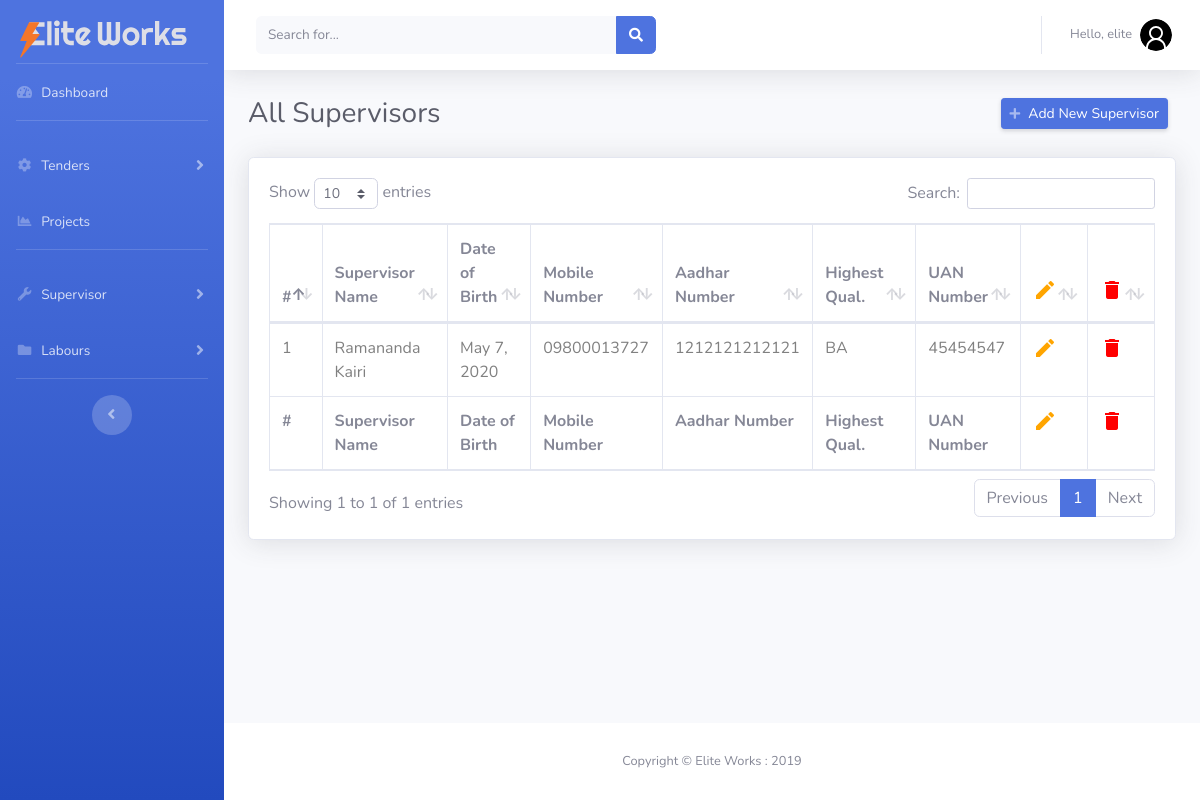
Page /supervisors/ (signed in) on the committed database.
### manpower/models.py (models this page shows, shortened)
class SuperVisors(models.Model):
    username = models.CharField(
        'Username', max_length=50, blank=False, unique=True)
    password = models.CharField('Password', max_length=50, blank=False)
    re_password = models.CharField(
        'Confirm Password', max_length=50, blank=False)
    name = models.CharField('Supervisor Name', max_length=250, blank=False)
    dateofbirth = models.DateField('Date of Birth', default=timezone.now)
    image = models.FileField('Profile Picture', blank=False, null=False)
    mobile_number = models.CharField('Mobile Number', max_length=15)
    alter_number = models.CharField('Alternate Number', max_length=15)
    email = models.EmailField(
        'Email Address', null=True, blank=True, unique=True)
    address = models.CharField('Supervisor Address', max_length=500)
    resume = models.FileField(
        'Upload Supervisor Resume', blank=False, null=False)
    aadhar_number = models.CharField('Aadhar Number', max_length=20)
    aadhar_photo = models.FileField(
        'Aadhar Card Scan Copy', blank=False, null=False)
    pan_number = models.CharField('PAN Card Number', max_length=20)
    pan_photo = models.FileField('PAN Card Scan Copy', blank=False, null=False)
    highest_qual = models.CharField('Highest Qualifications', max_length=200)
    highest_qual_photo = models.FileField(
        'Proof of Highest Qualification', blank=False)
    ten_certi = models.FileField('10th Certificate', blank=False)
    twelve_certi = models.FileField('12th Certificate', blank=False)
    tech_certificate_name = models.CharField(
        'Technical Certificate Name', max_length=300)
    tech_certi = models.FileField('Technical Certificate', blank=False)
    UAN_number = models.CharField('UAN Number', max_length=200)
    is_employee = models.BooleanField(
        'Is Supervisor is Employee of Elite Works')
    class Meta:
        verbose_name = 'Supervisors List'
        verbose_name_plural = 'Supervisors List'

### manpower/views.py (the view)
# urls.py: path('supervisors/', views.supervisors, name='supervisors'),
@login_required
def supervisors(request):
    super_count = len(SuperVisors.objects.all())
    all_super = SuperVisors.objects.all()
    context = {'all_super': all_super, 'super_count': super_count}
    return render(request, 'manpower/supervisors.html', context)

### manpower/templates/manpower/supervisors.html (shortened to what this page needs)
{% extends 'manpower/base.html' %}
{% block content %}
<div class="container-fluid">
    <div class="d-sm-flex align-items-center justify-content-between mb-4">
        <h1 class="h3 mb-0 text-gray-800">All Supervisors</h1>
        <a href="{% url 'create_supervisor' %}"
            class="d-xs-block my-1 mr-2 px-2 d-sm-inline-block btn btn-sm btn-primary shadow-sm"><i
                class="fas fa-plus fa-sm text-white-50 pr-2"></i>Add New Supervisor</a>
    </div>
    <div class="card shadow mb-4">
        <div class="card-body">
            <table class="table table-bordered" id="dataTable" width="100%" cellspacing="0">
                <thead>
                    <tr>
                        <th>#</th>
                        <th>Supervisor Name</th>
                        <th>Date of Birth</th>
                        <th>Mobile Number</th>
                        <th>Aadhar Number</th>
                        <th>Highest Qual.</th>
                        <th>UAN Number</th>
                        <th><i class="material-icons update">edit</i></th>
                        <th><i class="material-icons delete">delete</i></th>
                    </tr>
                </thead>
                <tfoot>
                    <tr>
                        <th>#</th>
                        <th>Supervisor Name</th>
                        <th>Date of Birth</th>
                        <th>Mobile Number</th>
                        <th>Aadhar Number</th>
                        <th>Highest Qual.</th>
                        <th>UAN Number</th>
                        <th><i class="material-icons update">edit</i></th>
                        <th><i class="material-icons delete">delete</i></th>
                    </tr>
                </tfoot>
                <tbody>
                    {% for super in all_super  %}
                    <tr>
                        <th>{{forloop.counter}}</th>
                        <th>{{super.name}}</th>
                        <th>{{super.dateofbirth}}</th>
                        <th>{{super.mobile_number}}</th>
                        <th>{{super.aadhar_number}}</th>
                        <th>{{super.highest_qual}}</th>
                        <th>{{super.UAN_number}}</th>
                        <th><a href="{% url 'edit_supervisor' super.id %}"><i class="material-icons update">edit</i></a>
                        </th>
                        <th><a href="{% url 'detete_supervisor' super.id %}"><i
                                    class="material-icons delete">delete</i></a>
                        </th>
                    </tr>
                    {% endfor %}
                </tbody>
            </table>
        </div>
    </div>
</div>
{% endblock content %}

### manpower/templates/manpower/base.html (shortened to what this page needs)
{% load static %}
{% url 'dashboard' as dashboard %}
{% url 'tender' as tender %}
{% url 'suprervisor' as suprervisor %}
{% url 'labour' as labour %}
<!DOCTYPE html>
<html lang="en">
<head>
    <link href="{% static 'vendor/fontawesome-free/css/all.min.css' %}" rel="stylesheet" type="text/css">
    <link rel="stylesheet"
        href="https://cdn.jsdelivr.net/npm/bootstrap-select@1.13.14/dist/css/bootstrap-select.min.css">
    <link href="{% static 'css/sb-admin-2.min.css' %}" rel="stylesheet">
    <link href="{% static 'css/main.css' %}" rel="stylesheet">
    <link href="{% static 'vendor/datatables/dataTables.bootstrap4.min.css' %}" rel="stylesheet">
</head>
<body id="page-top">
    <div id="wrapper">
        <ul class="navbar-nav bg-gradient-primary sidebar sidebar-dark accordion" id="accordionSidebar">
            <div class="logo">
                <a class="navbar-brand" href="{% url 'dashboard' %}">
                    <img src="{% static 'img/elite_works_logo.svg' %}" alt="Elite Works Logo">
                </a>
            </div>
            <hr class="sidebar-divider my-0">
            <li class="nav-item {% if request.path == dashboard %} active {%endif%}">
                <a class="nav-link" href="{% url 'dashboard' %}">
                    <i class="fas fa-fw fa-tachometer-alt"></i>
                    <span>Dashboard</span></a>
            </li>
            <hr class="sidebar-divider">
            <li class="nav-item {% if request.path == tender %} active {%endif%}">
                <a class="nav-link collapsed" href="{% url 'tenders'  %}" data-toggle="collapse"
                    data-target="#collapseTwo" aria-expanded="true" aria-controls="collapseTwo">
                    <i class="fas fa-fw fa-cog"></i>
                    <span>Tenders</span>
                </a>
            </li>
            <li class="nav-item {% if request.path == project %} active {%endif%}">
                <a class="nav-link" href="{% url 'projects' %}">
                    <i class="fas fa-fw fa-chart-area"></i>
                    <span>Projects</span></a>
            </li>
            <hr class="sidebar-divider">
            <li class="nav-item {% if request.path == project %} active {%endif%}">
                <a class="nav-link collapsed" href="#" data-toggle="collapse" data-target="#collapseUtilities"
                    aria-expanded="true" aria-controls="collapseUtilities">
                    <i class="fas fa-fw fa-wrench"></i>
                    <span>Supervisor</span>
                </a>
            </li>
            <li class="nav-item {% if request.path == project %} active {%endif%}">
                <a class="nav-link collapsed" href="#" data-toggle="collapse" data-target="#collapsePages"
                    aria-expanded="true" aria-controls="collapsePages">
                    <i class="fas fa-fw fa-folder"></i>
                    <span>Labours</span>
                </a>
            </li>
            <hr class="sidebar-divider d-none d-md-block">
            <div class="text-center d-none d-md-inline">
                <button class="rounded-circle border-0" id="sidebarToggle"></button>
            </div>
        </ul>
        <div id="content-wrapper" class="d-flex flex-column">
            <div id="content">
                <nav class="navbar navbar-expand navbar-light bg-white topbar mb-4 static-top shadow">
                    <form
                        class="d-none d-sm-inline-block form-inline mr-auto ml-md-3 my-2 my-md-0 mw-100 navbar-search">
                        <div class="input-group">
                            <input type="text" class="form-control bg-light border-0 small" placeholder="Search for..."
                                aria-label="Search" aria-describedby="basic-addon2">
                            <div class="input-group-append">
                                <button class="btn btn-primary" type="button">
                                    <i class="fas fa-search fa-sm"></i>
                                </button>
                            </div>
                        </div>
                    </form>
                    <ul class="navbar-nav ml-auto">
                        <li class="nav-item dropdown no-arrow">
                            <a class="nav-link dropdown-toggle" href="#" id="userDropdown" role="button"
                                data-toggle="dropdown" aria-haspopup="true" aria-expanded="false">
                                <span class="mr-2 d-none d-lg-inline text-gray-600 small">Hello, {{request.user}}</span>
                                <img class="img-profile rounded-circle" src="{% static 'img/user_logo.svg' %}">
                            </a>
                        </li>
                    </ul>
                </nav>
                {% block content %}
                {% endblock content %}
            </div>
            <footer class="sticky-footer bg-white">
                <div class="container my-auto">
                    <div class="copyright text-center my-auto">
                        <span>Copyright &copy; Elite Works : 2019</span>
                    </div>
                </div>
            </footer>
        </div>
    </div>
</body>
</html>

### static/css/main.css (style rules this page uses)
.logo img { vertical-align: middle; border-style: none; width: 90%; padding-left: 20px; padding-top: 15px; }

### manpower/templates/manpower/supervisors.html (style rules this page uses)
.update { color: orange; }
.delete { color: red; }
tbody tr th { font-weight: 400 !important; color: grey !important; }

### rows in the picture
SuperVisors: name "Ramananda Kairi", dateofbirth "May 7, 2020", mobile_number "09800013727", aadhar_number "1212121212121", highest_qual "BA", UAN_number "45454547"

### other values in the picture
{{ request.user }} "elite"
